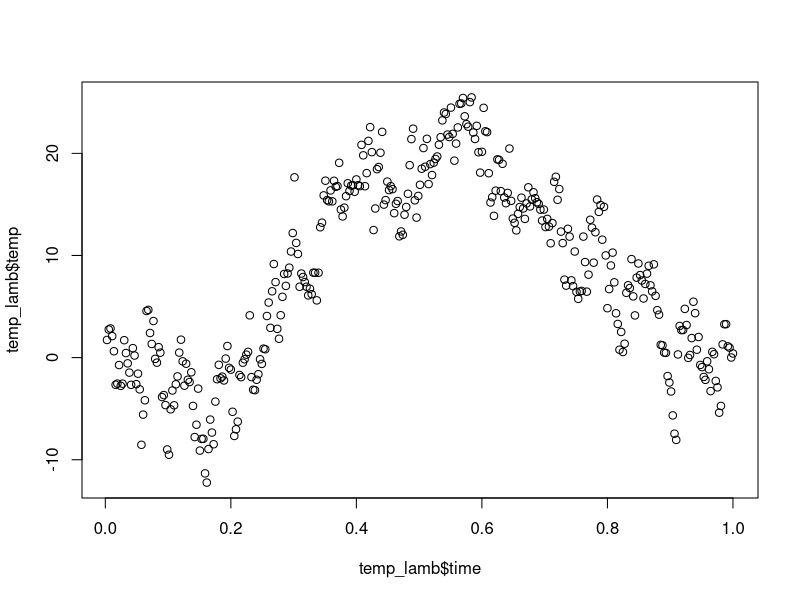
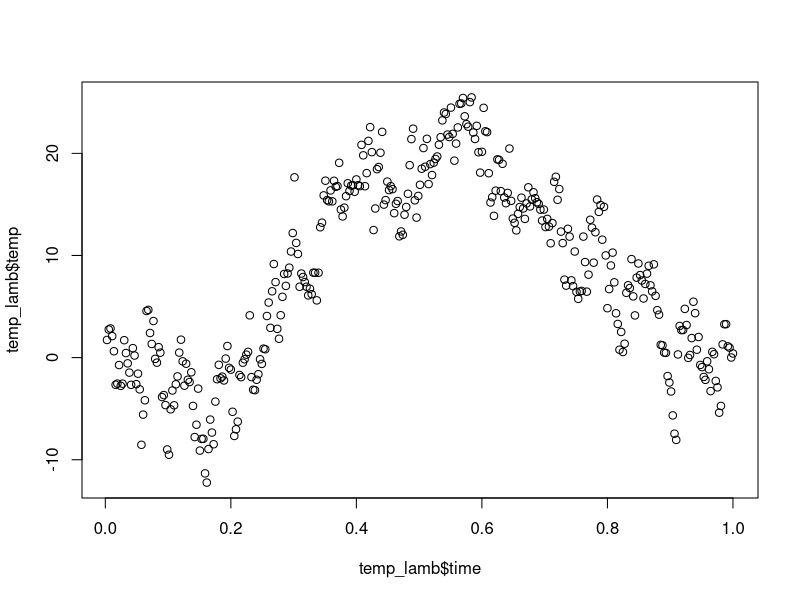

Write R code to recreate these figures, in order. (Note: this script raises an error after producing the figures.)
# Question 1

# PART A

#read the temperature data
temp_lamb <- read.table("TempLambohov.txt", header = TRUE)
plot(temp_lamb$time, temp_lamb$temp)

#set the starting parameters

mu_0 <- c(-10,100,-100)
omega_0 <- 0.02 * diag(3)
nu_0 <- 3
sigma2_0 <- 2

Y <- temp_lamb$temp
X <- cbind(1, temp_lamb$time, temp_lamb$time^2)

#prior draw

prior_fn <- function(covariates = X, 
                     mu = mu_0, 
                     omega = omega_0, 
                     sigma2 = sigma2_0, 
                     nu = nu_0) {
  
  #Inverse chi sq draw for variance
  #prior_sigma2 <- rchisq(1, df = nu) #draw from chi-sq with nu df
  #prior_sigma2 <- nu * sigma2/prior_sigma2 #compute for inv-chi-sq draws
  
  prior_sigma2 <- rinvchisq(n = 1, df = nu, scale = sigma2)
  
  prior_beta <-rmvnorm(1, mean = mu, sigma = prior_sigma2 * solve(omega))
  
  prior_final <- covariates %*% t(prior_beta)
  
  return(prior_final)
  
}

plot(temp_lamb$time, temp_lamb$temp)
for (i in 1:100) {
  lines(x = temp_lamb$time, y = prior_fn(), col = 'red')
}

plot(temp_lamb$time, temp_lamb$temp)
for (i in 1:100) {
  lines(x = temp_lamb$time, 
        y = prior_fn(mu= c(-20,145,-135), 
                     omega = 0.07 * diag(3), 
                     nu = 5, 
                     sigma2 = 0.15), 
        col = 'red')
}

#setting new initial params

mu_set= c(-20,145,-135)
omega_set = 0.07 * diag(3)
nu_set = 5
sigma2_set = 0.15

#PART B.1.

#Joint Posterior Distribution

joint_posterior <- function(covariates = X, 
                            responses = Y, 
                            omega = omega_set, 
                            mu = mu_set, 
                            nu = nu_set, 
                            sigma2 = sigma2_set) {
  
  #Setup new params for Posterior
  
  beta_hat <- solve(t(covariates) %*% covariates) %*% t(covariates) %*% responses
  mu_n <- (solve(t(covariates) %*% covariates + omega)) %*% (t(covariates) %*% covariates %*% beta_hat + omega %*% mu)
  omega_n <- t(covariates) %*% covariates + omega
  nu_n <- nu + length(responses)
  sigma2_n <- 1/nu_n * (nu * sigma2 + t(responses) %*% responses + t(mu) %*% omega %*% mu - t(mu_n) %*% omega_n %*% mu_n)
  
  
  #marginal posteriors of betas and variance
  
  sigma_posterior <- rinvchisq(n = 10000, df = nu_n, scale = as.numeric(sigma2_n))
  
  beta_posterior <- rmvnorm(n = 10000, mean = mu_n, sigma = as.numeric(sigma2_n) * solve(omega_n))
  
  return(cbind.data.frame(sigma_posterior, beta_posterior))
  
}

posterior <- joint_posterior()

hist(posterior[,1], breaks = 100, probability = TRUE, xlab = "sigma2", main = NULL)
hist(posterior[,2], breaks = 100, probability = TRUE, xlab = "beta0", main = NULL)
hist(posterior[,3], breaks = 100, probability = TRUE, xlab = "beta1", main = NULL)
hist(posterior[,4], breaks = 100, probability = TRUE, xlab = "beta2", main = NULL)

#PART B.2.

beta_post <- posterior[,-1]

pred_all <- as.matrix(beta_post) %*% t(X)

pred_median <- apply(pred_all, 2, FUN = median)

temp_lamb_pred <- temp_lamb
temp_lamb_pred$pred_median <- pred_median

pred_pi <- data.frame(lower = double(), upper = double())

for (i in 1:length(pred_median)) {
  pred_pi[i,] <- quantile(pred_all[,i], c(0.025,0.975)) 
}

temp_lamb_pred <- cbind.data.frame(temp_lamb_pred, pred_pi)

gp <- ggplot(data = temp_lamb_pred, aes(x = time)) + 
  geom_point(aes(y = temp), size = 0.5) +
  geom_line(aes(y = pred_median, color = "red")) +
  geom_ribbon(aes(ymin = lower, ymax = upper), 
              alpha = 0.05, 
              color = "blue", 
              fill = "blue", 
              linetype = "dashed")

gp  

#PART C

max_preds <- apply(pred_all, 2, max)

temp_lamb_pred$max_pred <- max_preds

ggplot(data = temp_lamb_pred, aes(x = time)) + 
  geom_point(aes(y = temp), size = 0.5) +
  geom_line(aes(y = pred_median, color = "red")) +
  geom_ribbon(aes(ymin = lower, ymax = upper), 
              alpha = 0.05, 
              color = "blue", 
              fill = "blue", 
              linetype = "dashed") +
  geom_line(aes(y = max_pred), color = "green")


# Question 2: Logisitic Regression

rm(list = ls())

# PART A

women_work <- read.table("WomenAtWork.dat", header = TRUE)

#setting up data & parameters for prior

#data
X <- as.matrix(women_work[,2:8])
Y <- as.matrix(women_work[,1], NCOL = 1)

#prior
nfeatures <- dim(X)[2]
tau <- 5
mu <- as.matrix(rep(0,nfeatures)) # Prior mean vector
sigma <- (tau^2)*diag(nfeatures) # Prior covariance matrix

#loglikelihood function

logPosterior <- function(betas, Y, X, mu, sigma){
  LL <- sum((X %*% betas) * Y - log(1 + exp(X %*% betas)))
  LPrior <- dmvnorm(betas, mu, sigma, log=TRUE)
  return(LL + LPrior)
}

#initialize beta for optim
beta_init <- matrix(0, nfeatures, ncol = 1)

#maximize logPosterior
OptimRes <- optim(beta_init,
                  logPosterior,
                  gr=NULL,
                  Y,X,mu,sigma,
                  method=c("BFGS"),
                  control=list(fnscale=-1),
                  hessian=TRUE)

#posterior mode
beta_mode <- OptimRes$par
names(beta_mode) <- colnames(X)

#Hessian is -J(beta)
beta_jacobian <- -OptimRes$hessian

#diagonal of hessian is the second derivates corresponding to the covariance
beta_inverse_jacobian <- solve(beta_jacobian)
colnames(beta_inverse_jacobian) <- colnames(X)

cat("\n", "The posterior mode is: ", "\n")
print(beta_mode)

cat("\n", "The Inverse Jacobian is: ", "\n")
print(beta_inverse_jacobian)

#draw large sample for beta corresponding to NSmallChild i.e. beta6
beta_sim <- rmvnorm(n = 1000, mean = beta_mode, sigma = solve(beta_jacobian))

#isolate draws for beta6
beta6_sim <- beta_sim[,6]

#95% PI for beta6
beta6_pi <- quantile(beta6_sim, prob = c(0.025,0.975))
names(beta6_pi) <- c("Lower", "Upper")

cat("\n", "The PI for Beta_nSmallChild:", "\n")
print(beta6_pi)

#comparison with glm output

glmModel <- glm(Work ~ 0 + ., data = women_work, family = binomial)

summary(glmModel)

#Part B

#Create matrix of sample features
X_data <- as.matrix(c(1, 20, 12, 8, 43, 0, 2))

#reuse the betas simulated earlier
#use sigmoid function to model probabilities of predictions

post_pred <- function(X, beta) {
  
  pred <- beta %*% X #linear predictions
  
  pred_logit <- exp(pred)/(1 + exp(pred)) #sigmoid function to model probabilities
  
  return(data.frame(Probability = pred_logit))
}

#function call on sample data
post_pred_sim <- post_pred(X_data, beta_sim)

#plotting the posterior prediction density & histogram
ggplot(data = post_pred_sim, aes(x = Probability)) + xlim(c(0,1)) +
  geom_histogram(aes(y = ..density..), 
                 bins = 100, 
                 color = "black", 
                 fill = "grey") +
  geom_density(alpha = 0.1, fill = "green") + 
  geom_vline(xintercept = 0.5, alpha = 0.8, linetype = "dashed", color = "red")

#PART C

post_pred_binom <- function(X, beta) {
  
  pred <- beta %*% X_data #linear predictions
  
  pred_logit <- 1/(1 + exp(-pred)) #sigmoid function to model probabilities
  
  trials <- c()
  
  for (i in 1:length(pred_logit)) {
    trials[i] <- rbinom(n = 1, size = 11, prob = pred_logit[i])
  }
  
  return(trials)
}

test_trials <- post_pred_binom(X_data, beta_sim)
hist(test_trials)